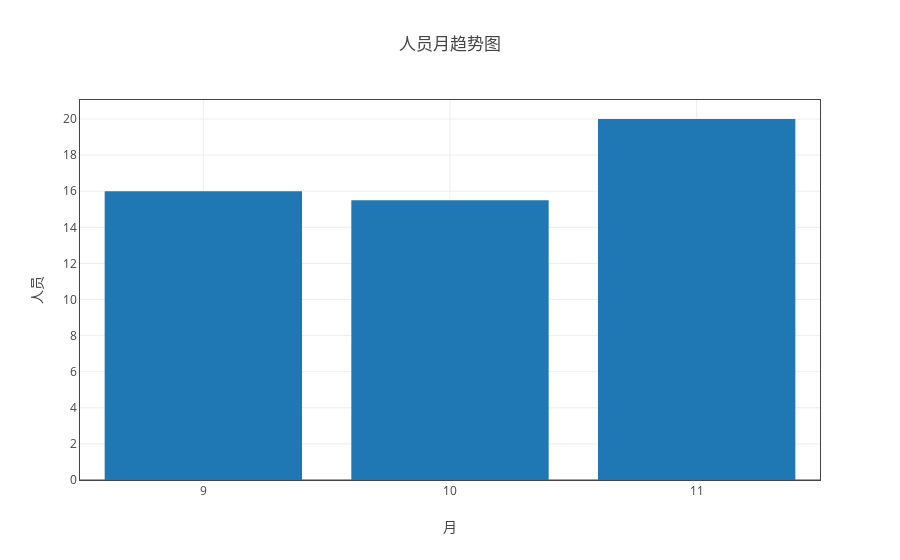

The notebook cell this image was saved under:
### Code cell
ss = myModule.format(all_df1 ,"month" ,['人员'] )
ss.get_average_by('日期（格式“月-周次”）')
tt = myModule.myPlot(ss.groupby("count") )# ,"日期（格式“月-周次”）" ,['人员'])
tt.plot('bar',tag='月')

### Figure 1 — Plotly figure (JSON) as saved in the notebook; plotly's stock layout.template omitted (floating-point values rounded to 4 significant figures)
{"data": [{"name": "人员", "type": "bar", "uid": "b9a686bb-e638-11e8-8ddb-a41f72875c19", "x": [9, 10, 11], "y": [16, 15.5, 20]}], "layout": {"title": "人员月趋势图", "xaxis": {"mirror": "all", "nticks": 20, "showgrid": true, "showline": true, "title": "月", "type": "category", "zeroline": true}, "yaxis": {"mirror": "all", "nticks": 20, "showgrid": true, "showline": true, "title": "人员", "zeroline": true}}}
